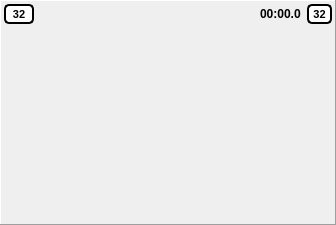
<?xml version="1.0" encoding="UTF-8"?>
<ui version="4.0">
 <class>CartSlotWidget</class>
 <widget class="QWidget" name="CartSlotWidget">
  <property name="geometry">
   <rect>
    <x>0</x>
    <y>0</y>
    <width>336</width>
    <height>225</height>
   </rect>
  </property>
  <property name="sizePolicy">
   <sizepolicy hsizetype="Expanding" vsizetype="Expanding">
    <horstretch>0</horstretch>
    <verstretch>0</verstretch>
   </sizepolicy>
  </property>
  <property name="windowTitle">
   <string notr="true"/>
  </property>
  <layout class="QHBoxLayout" name="horizontalLayout">
   <property name="spacing">
    <number>0</number>
   </property>
   <property name="leftMargin">
    <number>0</number>
   </property>
   <property name="topMargin">
    <number>0</number>
   </property>
   <property name="rightMargin">
    <number>0</number>
   </property>
   <property name="bottomMargin">
    <number>0</number>
   </property>
   <item>
    <widget class="QFrame" name="contentWidget">
     <property name="autoFillBackground">
      <bool>true</bool>
     </property>
     <property name="frameShape">
      <enum>QFrame::Panel</enum>
     </property>
     <property name="frameShadow">
      <enum>QFrame::Raised</enum>
     </property>
     <property name="lineWidth">
      <number>1</number>
     </property>
     <layout class="QGridLayout" name="gridLayout">
      <property name="leftMargin">
       <number>1</number>
      </property>
      <property name="topMargin">
       <number>1</number>
      </property>
      <property name="rightMargin">
       <number>1</number>
      </property>
      <property name="bottomMargin">
       <number>1</number>
      </property>
      <property name="horizontalSpacing">
       <number>1</number>
      </property>
      <property name="verticalSpacing">
       <number>0</number>
      </property>
      <item row="0" column="0">
       <widget class="QWidget" name="labelWidget" native="true">
        <layout class="QHBoxLayout" name="horizontalLayout_2">
         <property name="spacing">
          <number>6</number>
         </property>
         <property name="leftMargin">
          <number>2</number>
         </property>
         <property name="topMargin">
          <number>2</number>
         </property>
         <property name="rightMargin">
          <number>2</number>
         </property>
         <property name="bottomMargin">
          <number>2</number>
         </property>
         <item>
          <widget class="QLabel" name="editButton">
           <property name="minimumSize">
            <size>
             <width>30</width>
             <height>20</height>
            </size>
           </property>
           <property name="maximumSize">
            <size>
             <width>30</width>
             <height>20</height>
            </size>
           </property>
           <property name="styleSheet">
            <string notr="true">border:2px solid #000000;
border-radius:5px;
font-size:11px;
font-weight:bold;
background-color:#ffffff;</string>
           </property>
           <property name="text">
            <string notr="true">32</string>
           </property>
           <property name="alignment">
            <set>Qt::AlignCenter</set>
           </property>
          </widget>
         </item>
         <item>
          <spacer name="horizontalSpacer">
           <property name="orientation">
            <enum>Qt::Horizontal</enum>
           </property>
           <property name="sizeHint" stdset="0">
            <size>
             <width>40</width>
             <height>20</height>
            </size>
           </property>
          </spacer>
         </item>
         <item>
          <widget class="QLabel" name="toPlayLabel">
           <property name="font">
            <font>
             <weight>75</weight>
             <bold>true</bold>
            </font>
           </property>
           <property name="text">
            <string notr="true">00:00.0</string>
           </property>
          </widget>
         </item>
         <item>
          <widget class="QLabel" name="playedCounter">
           <property name="minimumSize">
            <size>
             <width>25</width>
             <height>20</height>
            </size>
           </property>
           <property name="maximumSize">
            <size>
             <width>25</width>
             <height>20</height>
            </size>
           </property>
           <property name="styleSheet">
            <string notr="true">border:2px solid #000000;
border-radius:5px;
font-size:11px;
font-weight:bold;
background-color:#ffffff;</string>
           </property>
           <property name="text">
            <string notr="true">32</string>
           </property>
           <property name="alignment">
            <set>Qt::AlignCenter</set>
           </property>
          </widget>
         </item>
        </layout>
       </widget>
      </item>
      <item row="1" column="0">
       <widget class="QWidget" name="infoWidget" native="true">
        <property name="sizePolicy">
         <sizepolicy hsizetype="Expanding" vsizetype="Expanding">
          <horstretch>0</horstretch>
          <verstretch>0</verstretch>
         </sizepolicy>
        </property>
        <layout class="QHBoxLayout" name="horizontalLayout_4">
         <property name="spacing">
          <number>0</number>
         </property>
         <property name="leftMargin">
          <number>1</number>
         </property>
         <property name="topMargin">
          <number>1</number>
         </property>
         <property name="rightMargin">
          <number>1</number>
         </property>
         <property name="bottomMargin">
          <number>1</number>
         </property>
         <item>
          <widget class="QTextEdit" name="text1Label">
           <property name="maximumSize">
            <size>
             <width>1000</width>
             <height>1000</height>
            </size>
           </property>
           <property name="cursor" stdset="0">
            <cursorShape>ArrowCursor</cursorShape>
           </property>
           <property name="styleSheet">
            <string notr="true">background:transparent;
text-align:center;</string>
           </property>
           <property name="frameShape">
            <enum>QFrame::NoFrame</enum>
           </property>
           <property name="lineWidth">
            <number>0</number>
           </property>
           <property name="verticalScrollBarPolicy">
            <enum>Qt::ScrollBarAlwaysOff</enum>
           </property>
           <property name="horizontalScrollBarPolicy">
            <enum>Qt::ScrollBarAlwaysOff</enum>
           </property>
           <property name="readOnly">
            <bool>true</bool>
           </property>
           <property name="html">
            <string notr="true">&lt;!DOCTYPE HTML PUBLIC &quot;-//W3C//DTD HTML 4.0//EN&quot; &quot;http://www.w3.org/TR/REC-html40/strict.dtd&quot;&gt;
&lt;html&gt;&lt;head&gt;&lt;meta name=&quot;qrichtext&quot; content=&quot;1&quot; /&gt;&lt;style type=&quot;text/css&quot;&gt;
p, li { white-space: pre-wrap; }
&lt;/style&gt;&lt;/head&gt;&lt;body style=&quot; font-family:'MS Shell Dlg 2'; font-size:8.25pt; font-weight:400; font-style:normal;&quot;&gt;
&lt;p style=&quot;-qt-paragraph-type:empty; margin-top:0px; margin-bottom:0px; margin-left:0px; margin-right:0px; -qt-block-indent:0; text-indent:0px; font-size:8pt;&quot;&gt;&lt;br /&gt;&lt;/p&gt;&lt;/body&gt;&lt;/html&gt;</string>
           </property>
           <property name="textInteractionFlags">
            <set>Qt::NoTextInteraction</set>
           </property>
          </widget>
         </item>
         <item>
          <widget class="QGraphicsView" name="warningIcon">
           <property name="enabled">
            <bool>true</bool>
           </property>
           <property name="styleSheet">
            <string notr="true">background:transparent;
text-align:center;
border-image: url(:/icons/warning.png)</string>
           </property>
          </widget>
         </item>
         <item>
          <widget class="QPushButton" name="pauseButton">
           <property name="sizePolicy">
            <sizepolicy hsizetype="Fixed" vsizetype="Expanding">
             <horstretch>0</horstretch>
             <verstretch>1</verstretch>
            </sizepolicy>
           </property>
           <property name="minimumSize">
            <size>
             <width>40</width>
             <height>40</height>
            </size>
           </property>
           <property name="maximumSize">
            <size>
             <width>40</width>
             <height>16777215</height>
            </size>
           </property>
           <property name="styleSheet">
            <string notr="true"/>
           </property>
           <property name="icon">
            <iconset resource="icons.qrc">
             <normaloff>:/icons/control_pause_blue.png</normaloff>:/icons/control_pause_blue.png</iconset>
           </property>
           <property name="iconSize">
            <size>
             <width>32</width>
             <height>32</height>
            </size>
           </property>
           <property name="flat">
            <bool>true</bool>
           </property>
          </widget>
         </item>
        </layout>
       </widget>
      </item>
     </layout>
    </widget>
   </item>
  </layout>
 </widget>
 <resources>
  <include location="icons.qrc"/>
 </resources>
 <connections/>
</ui>
